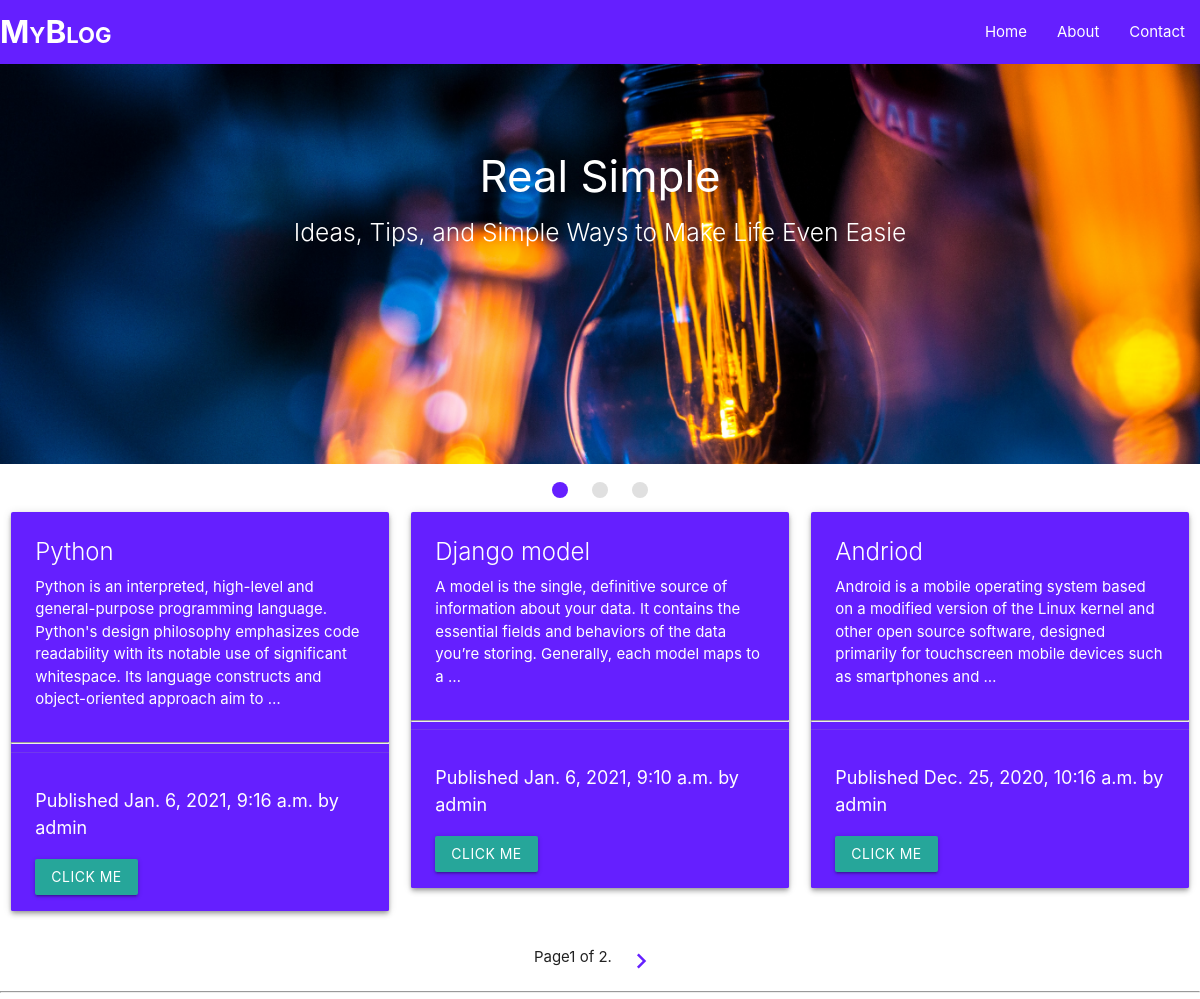
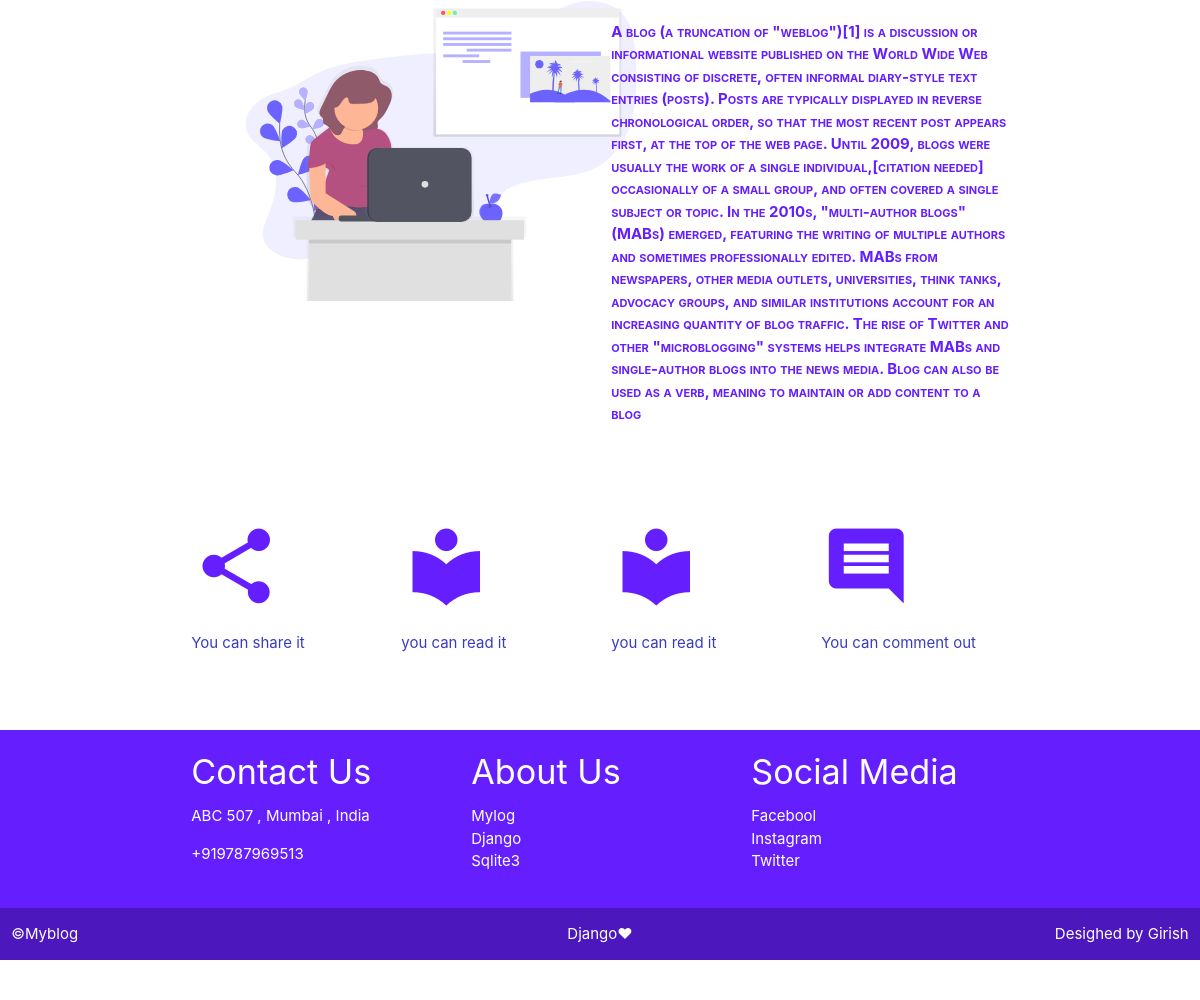
Screenshot of /blog/ with the database file from the repository (2 pictures, top to bottom).
### blog/models.py (models this page shows, shortened)
class Post(models.Model):
    STATUS_CHOICES = (
            ('draft' , 'Draft'),
            ('published' , 'Published'),
    )
    title = models.CharField(max_length=250)
    slug = models.SlugField(max_length=250,unique_for_date='publish')
    author = models.ForeignKey(User , on_delete=models.CASCADE , related_name='blog_post')
    body = models.TextField()
    publish = models.DateTimeField(default=timezone.now)
    created = models.DateTimeField(auto_now_add=True)
    updated = models.DateTimeField(auto_now_add=True)
    status = models.CharField(max_length=10 , choices=STATUS_CHOICES , default='draft')
    objects = models.Manager()
    published = PublishedManager()
    class Meta:
        ordering = ('-publish',)
    def get_absolute_url(self):
        return reverse('blog:post_detail' ,
         args=[self.publish.year ,
          self.publish.month ,
          self.publish.day ,
          self.slug])

### blog/views.py (the view)
# urls.py: path('', views.PostListView.as_view(), name='post_list'),
class PostListView(ListView):
    queryset = Post.published.all()
    context_object_name = 'posts'
    paginate_by = 3
    template_name = 'blog/post/list.html'

### blog/templates/blog/post/list.html (shortened to what this page needs)
{% extends "blog/base.html" %}
{% load static%}
{% block content %}
<section class="fslider">
        <div class="slider">
            <ul class="slides">
                <li>
                    <img src="{% static 'images/idea3.jpg' %}" alt="image1">
                    <div class="caption center-align white-text">
                        <h3>Real Simple</h3>
                        <h5 class="light text-lighten-3"> Ideas, Tips, and Simple Ways to Make Life Even Easie</h5>
                    </div>
                </li>
            </ul>
        </div>
</section>
  </div><div class="container-fluid">
        {% for post in posts %}
                    <div class="row">
                        <div class="col s12 m12 l4">
                        <div class="card hoverable deep-purple accent-3 z-depth-2">
                            <div class="card-content white-text">
                            <span class="card-title white-text ">{{ post.title }}</span>
                            <p>{{ post.body|truncatewords:30|linebreaks }}</p>
                            </div>
                            <hr class ="cardhr" >
                            <div class="card-action">
                            <p class="carddate">
                            Published {{ post.publish }} by {{ post.author }}
                            </p>
                            <a class="btn tooltipped" data-position="bottom" data-tooltip="view full blog" id = 'carda'  class= 'center-align'  href="{{ post.get_absolute_url }}">Click ME</a>
                            </div>
                        </div>
                        </div>
        {% endfor %}
</div>
<section class = 'pagination'>
    <div class ='container fpagination center-align'>
        {% include "blog/pagination.html" with page=page_obj %}
    </div>
</section>
<hr>
<section >
    <div class =' blogPicInfo container'>
        <div class ='row'>
            <div class = 'col l6 sm12  left-align '>
                <img   src="{% static 'images/undraw_blogging_vpvv.svg' %}" height = '300' width = '500' alt="image1">
            </div>
            <div class = 'col l6 sm12   '>
                <p class = 'blogInfo' >
                A blog (a truncation of "weblog")[1] is a discussion or informational website published on the World Wide Web consisting of discrete, often informal diary-style text entries (posts). Posts are typically displayed in reverse chronological order, so that the most recent post appears first, at the top of the web page. Until 2009, blogs were usually the work of a single individual,[citation needed] occasionally of a small group, and often covered a single subject or topic. In the 2010s, "multi-author blogs" (MABs) emerged, featuring the writing of multiple authors and sometimes professionally edited. MABs from newspapers, other media outlets, universities, think tanks, advocacy groups, and similar institutions account for an increasing quantity of blog traffic. The rise of Twitter and other "microblogging" systems helps integrate MABs and single-author blogs into the news media. Blog can also be used as a verb, meaning to maintain or add content to a blog
                </p>
            </div>
        </div>
    </div>
</section>
{% endblock %}

### blog/templates/blog/base.html (shortened to what this page needs)
{% load static %}
<!DOCTYPE html>
<html>
<head>
<link href="{% static "css/style.css" %}" rel="stylesheet">
<link rel="stylesheet" href="https://cdnjs.cloudflare.com/ajax/libs/materialize/1.0.0/css/materialize.min.css">
</head>
<body>
<section>
<div  class = "fnavbar">
  <nav class="nav-fixed">
    <div class="nav-wrapper">
      <a href="#" class="brand-logo">MyBlog</a>
      <ul id="nav-mobile" class="right hide-on-med-and-down">
        <li><a href="#">Home</a></li>
        <li><a href="#">About</a></li>
        <li><a href="#">Contact</a></li>
      </ul>
    </div>
  </nav>
</div>
</section>
<div id="content">
{% block content %}
{% endblock %}
</div>
</body>
<section class = 'features'>
  <div class = 'container'>
      <div class = 'row'>
            <div class = 'col l3 s6 m6'>
                <div >
                  <i class="large material-icons">share</i>
                  <p class='share'>You can share it</p>
                </div>
            </div>
            <div class = 'col l3 s6 m6'>
                <div >
                  <i class="large material-icons">local_library</i>
                  <p class='share'>you can read it</p>
                </div>
            </div>
            <div class = 'col l3 s6 m6'>
                <div >
                  <i class="large material-icons">local_library</i>
                  <p class='share'>you can read it</p>
                </div>
            </div>
            <div class = 'col l3 s6 m6'>
                <div >
                  <i class="large material-icons">insert_comment</i>
                  <p class='share'>You can comment out</p>
                </div>
            </div>
    </div>
  </div>
</section>
<section class = 'ffooter'>
    <footer class = 'footer-one'>
        <div class='container'>
            <div class = 'row'>
                <div class = 'col l4 s12 '>
                    <h4 class ='white-text '>Contact Us</h4>
                    <p class  = 'white-text'>
                        ABC 507 , Mumbai , India
                    </p>
                    <p class   ='white-text '>
                       +919787969513
                    </p>
                </div>
                <div class = 'col l4 s12 '>
                    <h4 class ='white-text '>About Us</h4>
                    <ul>
                            <li><a href = '#' class = 'white-text'>Mylog</a></li>
                            <li><a href = '#' class = 'white-text'>Django</a></li>
                            <li><a href = '#' class = 'white-text'>Sqlite3</a></li>
                    </ul>
                </div>
                <div class ='col l4 sm12  '>
                    <h4 class ='white-text '>Social Media</h4>
                        <ul>
                            <li><a href = '#' class = 'white-text'>Facebool</a></li>
                            <li><a href = '#' class = 'white-text'>Instagram</a></li>
                            <li><a href = '#' class = 'white-text'>Twitter</a></li>
                        </ul>
                </div>
            </div>
        </div>
        <div class = 'row footer-two' >
                <div  class = 'col l4 sm12 left-align '>
                    <p class = 'white-text'>&copy;Myblog
                    </p>
                </div>
                <div  class = 'col l4 sm12 center-align '>
                    <p class = 'white-text'>Django❤
                    </p>
                </div>
                <div class  = 'col l4 sm12 right-align '>
                    <p class = 'white-text'>Desighed by Girish
                    </p>
                </div>
            </div>
    </footer>
</section>
</html>

### blog/templates/blog/pagination.html (shortened to what this page needs)
<div class ='pagination1'>
    <ul class="pagination">
        <span class="step-links">
                    <span class="current">
                    Page{{ page.number }} of {{ page.paginator.num_pages }}.
                    </span>
            {% if page.has_next %}
                <li class="waves-effect"><a href="?page={{ page.next_page_number }}"><i class="material-icons">chevron_right</i></a></li></a>
            {% endif %}
        </span>
    </ul>
</div>

### blog/static/css/style.css (style rules this page uses)
.nav-wrapper { background-color: #651fff; }
.card { background-color: #383CC1; }
.carddate { color:white; font-size: larger; }
.card-title { color: #c9d1d8 !important; }
.footer-one { background-color: #651fff; }
.footer-two { background-color: #4c18bd ; }
.ffooter { margin-top: 5%; }
.features { margin-top: 5%; }
i { color: #651fff; }
.share { color: #383CC1; }
.blogInfo { color: #651fff ; font-weight: bold; font-variant: small-caps; font-size: 100%; margin-top: 5%; }
.brand-logo { font-weight: bold; font-variant: small-caps; }

### rows the page displays
Post: title "Python", body "Python is an interpreted, high-level and general-purpose programming language. Python's design philosophy emphasizes code readability with its notable use of significant whitespace. Its language constructs and object-oriented approach aim to …", publish "Jan. 6, 2021, 9:16 a.m.", author "admin"
Post: title "Django model", body "A model is the single, definitive source of information about your data. It contains the essential fields and behaviors of the data you’re storing. Generally, each model maps to a …", publish "Jan. 6, 2021, 9:10 a.m.", author "admin"
Post: title "Andriod", body "Android is a mobile operating system based on a modified version of the Linux kernel and other open source software, designed primarily for touchscreen mobile devices such as smartphones and …", publish "Dec. 25, 2020, 10:16 a.m.", author "admin"

### other values shown
{{ page.number }} "1"
{{ page.paginator.num_pages }} "2"
